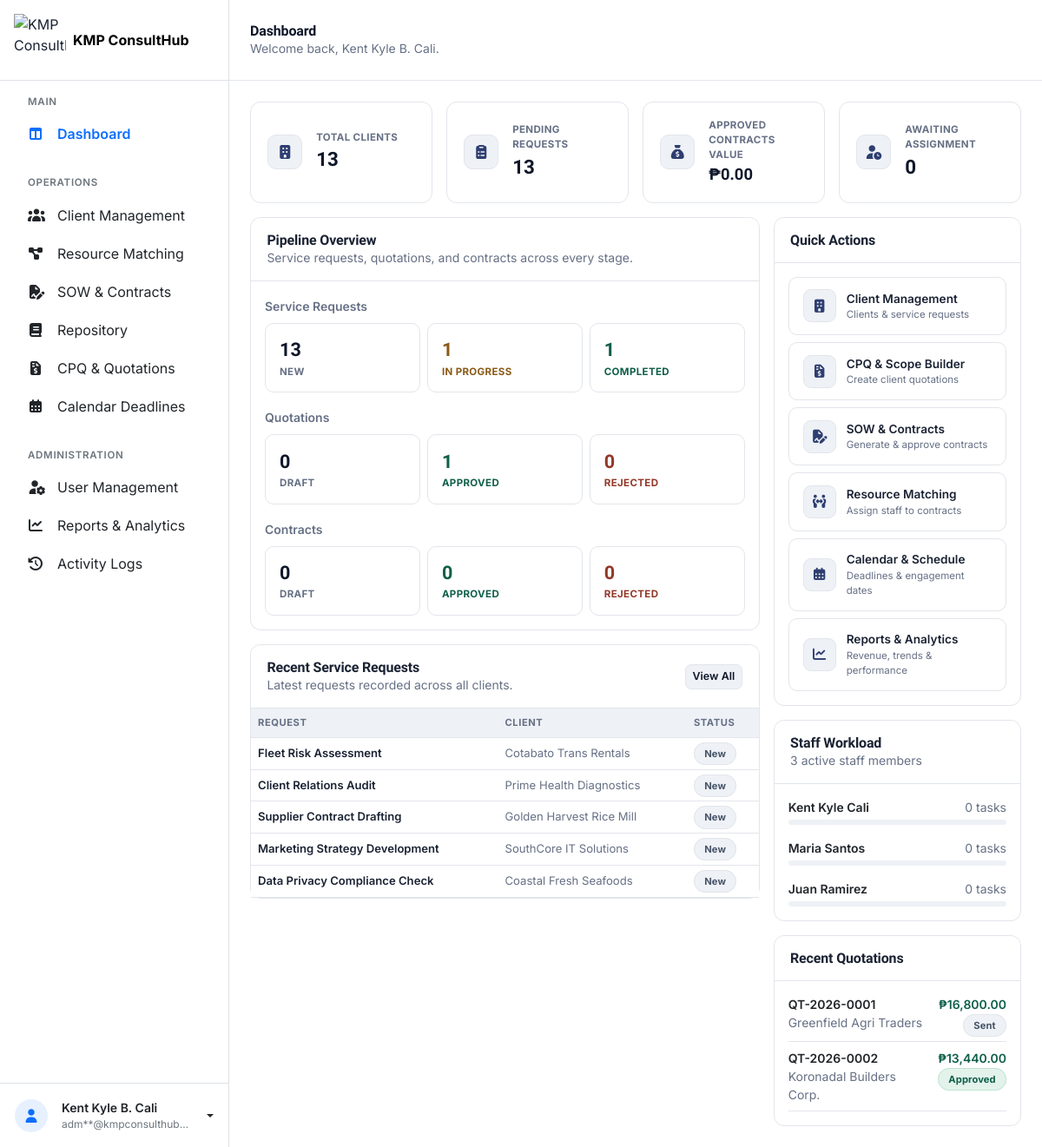
Page /admin/dashboard.php (signed in) on the earlier database version.
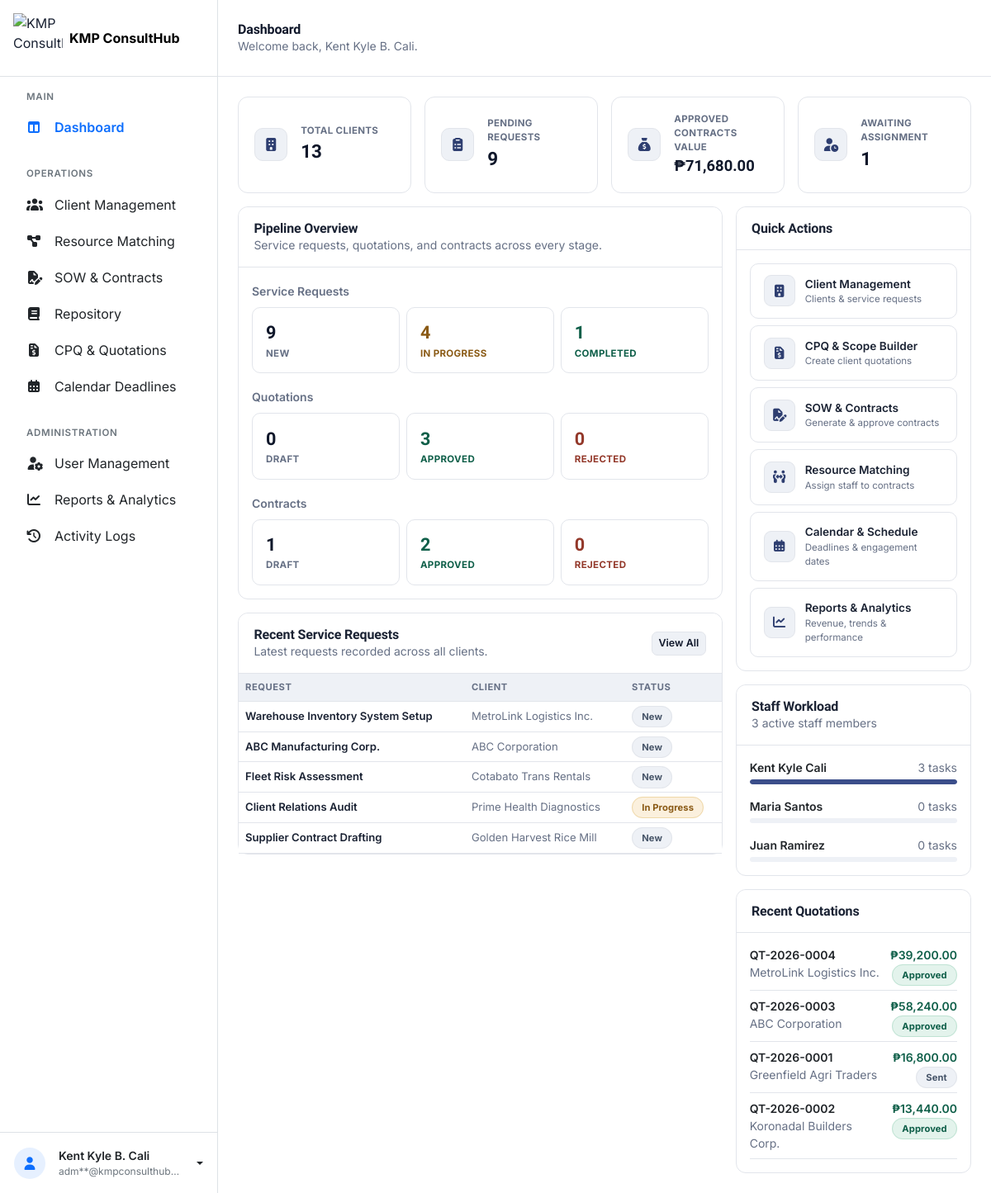
Same page on the later database version.
### tables this page shows
CREATE TABLE `service_requests` (
  `request_id` int(10) UNSIGNED NOT NULL,
  `client_id` int(10) UNSIGNED NOT NULL,
  `request_title` varchar(150) NOT NULL,
  `request_details` text DEFAULT NULL,
  `required_skill` varchar(100) DEFAULT NULL,
  `status` enum('New','In Progress','Completed','Cancelled') NOT NULL DEFAULT 'New',
  `assigned_to` int(10) UNSIGNED DEFAULT NULL,
  `assigned_by` int(10) UNSIGNED DEFAULT NULL,
  `created_at` timestamp NOT NULL DEFAULT current_timestamp(),
  `updated_at` timestamp NOT NULL DEFAULT current_timestamp() ON UPDATE current_timestamp()
);

CREATE TABLE `clients` (
  `client_id` int(10) UNSIGNED NOT NULL,
  `company_name` varchar(150) NOT NULL,
  `contact_person` varchar(150) NOT NULL,
  `email` varchar(150) NOT NULL,
  `contact_number` varchar(20) NOT NULL,
  `address` varchar(255) NOT NULL,
  `industry` varchar(100) DEFAULT NULL,
  `created_at` timestamp NOT NULL DEFAULT current_timestamp(),
  `updated_at` timestamp NOT NULL DEFAULT current_timestamp() ON UPDATE current_timestamp()
);

CREATE TABLE `users` (
  `user_id` int(10) UNSIGNED NOT NULL,
  `firstname` varchar(100) NOT NULL,
  `middlename` varchar(100) DEFAULT NULL,
  `lastname` varchar(100) NOT NULL,
  `birthday` date NOT NULL,
  `gender` enum('Male','Female') NOT NULL,
  `address` varchar(255) NOT NULL,
  `contact_number` varchar(20) NOT NULL,
  `email` varchar(150) NOT NULL,
  `password` varchar(255) NOT NULL,
  `role` enum('Manager','Supervisor','Staff') NOT NULL,
  `status` enum('Active','Inactive') NOT NULL DEFAULT 'Active',
  `created_at` timestamp NOT NULL DEFAULT current_timestamp(),
  `updated_at` timestamp NOT NULL DEFAULT current_timestamp() ON UPDATE current_timestamp()
);

CREATE TABLE `quotations` (
  `quotation_id` int(10) UNSIGNED NOT NULL,
  `quotation_number` varchar(30) NOT NULL,
  `request_id` int(10) UNSIGNED NOT NULL,
  `client_id` int(10) UNSIGNED NOT NULL,
  `project_scope` text DEFAULT NULL,
  `status` enum('Draft','Sent','Approved','Rejected') NOT NULL DEFAULT 'Draft',
  `subtotal` decimal(12,2) NOT NULL DEFAULT 0.00,
  `tax_rate` decimal(5,2) NOT NULL DEFAULT 0.00,
  `tax_amount` decimal(12,2) NOT NULL DEFAULT 0.00,
  `total_amount` decimal(12,2) NOT NULL DEFAULT 0.00,
  `valid_until` date DEFAULT NULL,
  `notes` text DEFAULT NULL,
  `prepared_by` int(10) UNSIGNED DEFAULT NULL,
  `created_at` timestamp NOT NULL DEFAULT current_timestamp(),
  `updated_at` timestamp NOT NULL DEFAULT current_timestamp() ON UPDATE current_timestamp()
);

### admin/dashboard.php (the view, shortened to what the changed rows need)
<?php
$pdo = getConnection();
$newRequests        = (int) $pdo->query("SELECT COUNT(*) FROM service_requests WHERE status = 'New'")->fetchColumn();
$inProgressRequests = (int) $pdo->query("SELECT COUNT(*) FROM service_requests WHERE status = 'In Progress'")->fetchColumn();
$approvedQuotations = (int) $pdo->query("SELECT COUNT(*) FROM quotations WHERE status = 'Approved'")->fetchColumn();
$draftContracts     = (int) $pdo->query("SELECT COUNT(*) FROM contracts WHERE status = 'Draft'")->fetchColumn();
$approvedContracts  = (int) $pdo->query("SELECT COUNT(*) FROM contracts WHERE status = 'Approved'")->fetchColumn();
$contractValue      = (float) $pdo->query("SELECT COALESCE(SUM(total_amount),0) FROM contracts WHERE status = 'Approved'")->fetchColumn();
$awaitingAssignment = (int) $pdo->query(
    "SELECT COUNT(*) FROM service_requests sr
     INNER JOIN contracts ct ON ct.request_id = sr.request_id AND ct.status = 'Approved'
     WHERE sr.assigned_to IS NULL AND sr.status = 'New'"
)->fetchColumn();
$recentRequestsStmt = $pdo->query(
    "SELECT sr.request_id, sr.request_title, sr.status, sr.created_at, c.company_name
     FROM service_requests sr
     INNER JOIN clients c ON c.client_id = sr.client_id
     ORDER BY sr.created_at DESC
     LIMIT 5"
);
$recentRequests = $recentRequestsStmt->fetchAll();
$recentQuotationsStmt = $pdo->query(
    "SELECT q.quotation_number, q.status, q.total_amount, q.created_at, c.company_name
     FROM quotations q
     INNER JOIN clients c ON c.client_id = q.client_id
     ORDER BY q.created_at DESC
     LIMIT 5"
);
$recentQuotations = $recentQuotationsStmt->fetchAll();
$staffWorkloadStmt = $pdo->query(
    "SELECT u.user_id, u.firstname, u.lastname, u.status,
            (SELECT COUNT(*) FROM service_requests sr WHERE sr.assigned_to = u.user_id AND sr.status = 'In Progress') AS workload
     FROM users u
     WHERE u.role = 'Staff'
     ORDER BY workload DESC
     LIMIT 5"
);
$staffWorkload = $staffWorkloadStmt->fetchAll();
function requestStatusClass(string $status): string
{
    return match ($status) {
        'New' => 'status-new',
        'In Progress' => 'status-progress',
        'Completed' => 'status-approved',
        'Cancelled' => 'status-rejected',
        default => 'status-new',
    };
}
function quotationStatusClass(string $status): string
{
    return match ($status) {
        'Draft' => 'status-new',
        'Approved' => 'status-approved',
        'Rejected' => 'status-rejected',
        default => 'status-new',
    };
}
?>
<!DOCTYPE html>
<html lang="en">
<head>
<link rel="stylesheet" href="../assets/vendor/bootstrap-5.3.8/css/bootstrap.min.css">
<link rel="stylesheet" href="../assets/vendor/fontawesome-free-7.3.1/css/all.min.css">
<link rel="stylesheet" href="../assets/css/dashboard.css">
</head>
<body>
<div class="dashboard-layout d-flex">
  <div class="dashboard-main flex-grow-1" style="min-width:0;">
    <header class="dashboard-topbar bg-white d-flex align-items-center justify-content-between px-3 px-md-4 no-print">
      <div class="d-flex align-items-center gap-3">
        <div>
          <h1 class="dashboard-title h6 h5-md fw-bold mb-0">Dashboard</h1>
        </div>
      </div>
    </header>
    <main class="dashboard-content p-3 p-md-4">
      <div class="row g-3 mb-3">
        <div class="col-6 col-lg-3">
          <div class="metric-card d-flex align-items-center gap-3">
            <div>
              <div class="metric-label">Pending Requests</div>
              <div class="metric-value"><?= $newRequests ?></div>
            </div>
          </div>
        </div>
        <div class="col-6 col-lg-3">
          <div class="metric-card d-flex align-items-center gap-3">
            <div>
              <div class="metric-label">Approved Contracts Value</div>
              <div class="metric-value" style="font-size:1.15rem;">&#8369;<?= number_format($contractValue, 2) ?></div>
            </div>
          </div>
        </div>
        <div class="col-6 col-lg-3">
          <div class="metric-card d-flex align-items-center gap-3">
            <div>
              <div class="metric-label">Awaiting Assignment</div>
              <div class="metric-value"><?= $awaitingAssignment ?></div>
            </div>
          </div>
        </div>
      </div>
      <div class="row g-3">
        <div class="col-lg-8">
          <section class="card mb-3">
            <div class="card-header">
              <h2 class="h6 fw-bold mb-0">Pipeline Overview</h2>
            </div>
            <div class="card-body">
              <div class="row g-2 mb-2">
                <div class="col-4">
                  <div class="pipeline-box">
                    <div class="pipeline-count"><?= $newRequests ?></div>
                    <div class="pipeline-label">New</div>
                  </div>
                </div>
                <div class="col-4">
                  <div class="pipeline-box">
                    <div class="pipeline-count" style="color:var(--warn-text);"><?= $inProgressRequests ?></div>
                    <div class="pipeline-label" style="color:var(--warn-text);">In Progress</div>
                  </div>
                </div>
              </div>
              <div class="row g-2 mb-2 mt-1">
                <div class="col-4">
                  <div class="pipeline-box">
                    <div class="pipeline-count" style="color:var(--success-text);"><?= $approvedQuotations ?></div>
                    <div class="pipeline-label" style="color:var(--success-text);">Approved</div>
                  </div>
                </div>
              </div>
              <div class="row g-2 mt-1">
                <div class="col-4">
                  <div class="pipeline-box">
                    <div class="pipeline-count"><?= $draftContracts ?></div>
                    <div class="pipeline-label">Draft</div>
                  </div>
                </div>
                <div class="col-4">
                  <div class="pipeline-box">
                    <div class="pipeline-count" style="color:var(--success-text);"><?= $approvedContracts ?></div>
                    <div class="pipeline-label" style="color:var(--success-text);">Approved</div>
                  </div>
                </div>
              </div>
            </div>
          </section>
          <section class="card mb-3">
            <div class="card-header d-flex justify-content-between align-items-center">
              <div>
                <h2 class="h6 fw-bold mb-0">Recent Service Requests</h2>
              </div>
            </div>
            <div class="table-responsive">
              <table class="table table-hover align-middle mb-0">
                <thead>
                  <tr>
                    <th scope="col">Request</th>
                    <th scope="col" class="d-none d-md-table-cell">Client</th>
                    <th scope="col">Status</th>
                  </tr>
                </thead>
                <tbody>
                  <?php if (empty($recentRequests)): ?>
                    <tr><td colspan="3"><div class="empty-state text-center py-4"><i class="fa-regular fa-folder-open fs-4 d-block mb-2"></i><p class="small mb-0">No service requests yet.</p></div></td></tr>
                  <?php else: ?>
                    <?php foreach ($recentRequests as $r): ?>
                      <tr>
                        <td class="fw-semibold"><?= htmlspecialchars($r['request_title']) ?></td>
                        <td class="d-none d-md-table-cell" style="color:var(--ink-soft);"><?= htmlspecialchars($r['company_name']) ?></td>
                        <td><span class="status-pill <?= requestStatusClass($r['status']) ?>"><?= htmlspecialchars($r['status']) ?></span></td>
                      </tr>
                    <?php endforeach; ?>
                  <?php endif; ?>
                </tbody>
              </table>
            </div>
          </section>
        </div>
        <div class="col-lg-4">
          <section class="card mb-3">
            <div class="card-header">
              <h2 class="h6 fw-bold mb-0">Quick Actions</h2>
            </div>
          </section>
          <section class="card mb-3">
            <div class="card-header">
              <h2 class="h6 fw-bold mb-0">Staff Workload</h2>
            </div>
            <div class="card-body d-flex flex-column gap-3">
              <?php if (empty($staffWorkload)): ?>
                <div class="empty-state text-center py-3"><p class="small mb-0">No staff accounts found.</p></div>
              <?php else: ?>
                <?php
                  $maxWorkload = max(array_column($staffWorkload, 'workload')) ?: 1;
                  foreach ($staffWorkload as $s):
                    $pct = $maxWorkload > 0 ? round(($s['workload'] / $maxWorkload) * 100) : 0;
                ?>
                  <div>
                    <div class="d-flex justify-content-between mb-1">
                      <span class="small fw-semibold"><?= htmlspecialchars($s['firstname'] . ' ' . $s['lastname']) ?></span>
                      <span class="small" style="color:var(--ink-soft);"><?= $s['workload'] ?> task<?= $s['workload'] == 1 ? '' : 's' ?></span>
                    </div>
                    <div class="workload-bar-track">
                      <div class="workload-bar-fill" style="width:<?= $pct ?>%;"></div>
                    </div>
                  </div>
                <?php endforeach; ?>
              <?php endif; ?>
            </div>
          </section>
          <section class="card">
            <div class="card-header">
              <h2 class="h6 fw-bold mb-0">Recent Quotations</h2>
            </div>
            <div class="card-body d-flex flex-column gap-2">
              <?php if (empty($recentQuotations)): ?>
                <div class="empty-state text-center py-3"><p class="small mb-0">No quotations yet.</p></div>
              <?php else: ?>
                <?php foreach ($recentQuotations as $q): ?>
                  <div class="d-flex justify-content-between align-items-start gap-2 pb-2" style="border-bottom:1px solid var(--line);">
                    <div>
                      <div class="small fw-semibold"><?= htmlspecialchars($q['quotation_number']) ?></div>
                      <div class="small" style="color:var(--ink-soft);"><?= htmlspecialchars($q['company_name']) ?></div>
                    </div>
                    <div class="text-end">
                      <div class="small fw-semibold" style="color:var(--success-text);">&#8369;<?= number_format((float) $q['total_amount'], 2) ?></div>
                      <span class="status-pill <?= quotationStatusClass($q['status']) ?>"><?= htmlspecialchars($q['status']) ?></span>
                    </div>
                  </div>
                <?php endforeach; ?>
              <?php endif; ?>
            </div>
          </section>
        </div>
      </div>
    </main>
  </div>
</div>
</body>
</html>

Differences in the rows shown:
no longer on this page (row unchanged): service_requests: request_title "Marketing Strategy Development", client.company_name "SouthCore IT Solutions", status "New"
no longer on this page (row unchanged): service_requests: request_title "Data Privacy Compliance Check", client.company_name "Coastal Fresh Seafoods", status "New"
added service_requests: request_title "Warehouse Inventory System Setup", client.company_name "MetroLink Logistics Inc.", status "New"
added service_requests: request_title "ABC Manufacturing Corp.", client.company_name "ABC Corporation", status "New"
changed service_requests "Client Relations Audit": status "New" → "In Progress"
computed for users "Kent Kyle Cali": workload "0" → "3"
added quotations: quotation_number "QT-2026-0004", client.company_name "MetroLink Logistics Inc.", total_amount "39,200.00", status "Approved"
added quotations: quotation_number "QT-2026-0003", client.company_name "ABC Corporation", total_amount "58,240.00", status "Approved"
Other differences:
$newRequests: "13" → "9"
$contractValue: "0.00" → "71,680.00"
$awaitingAssignment: "0" → "1"
$inProgressRequests: "1" → "4"
$approvedQuotations: "1" → "3"
$draftContracts: "0" → "1"
$approvedContracts: "0" → "2"
